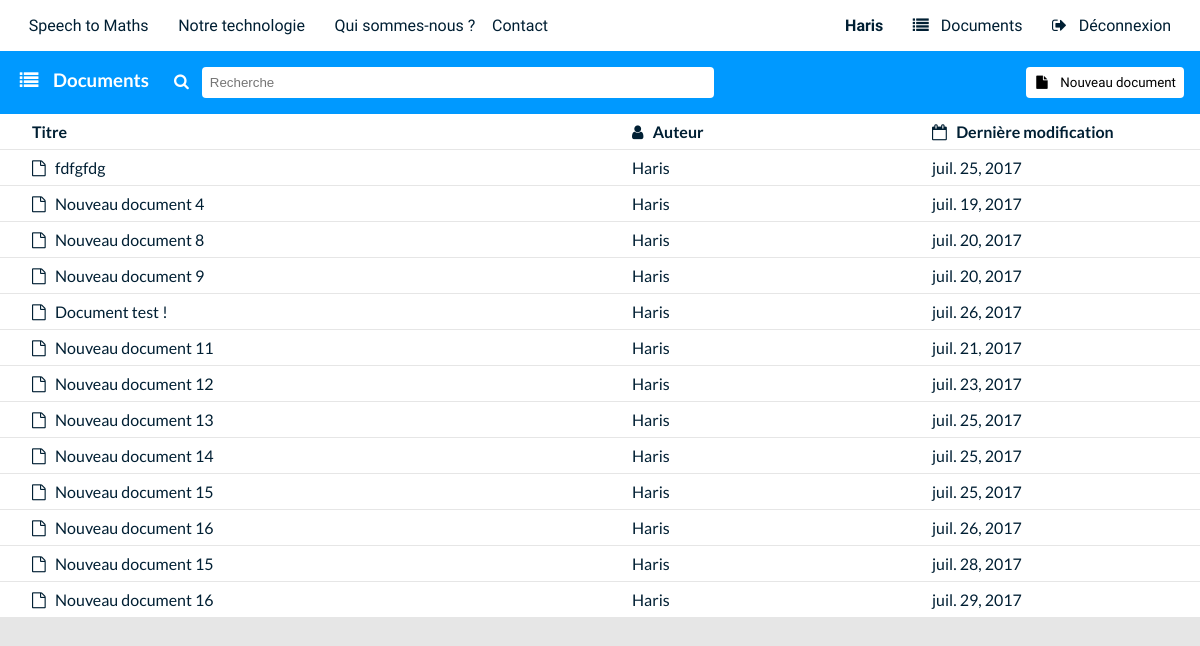
The page /documents (signed in) on the database as committed earlier.
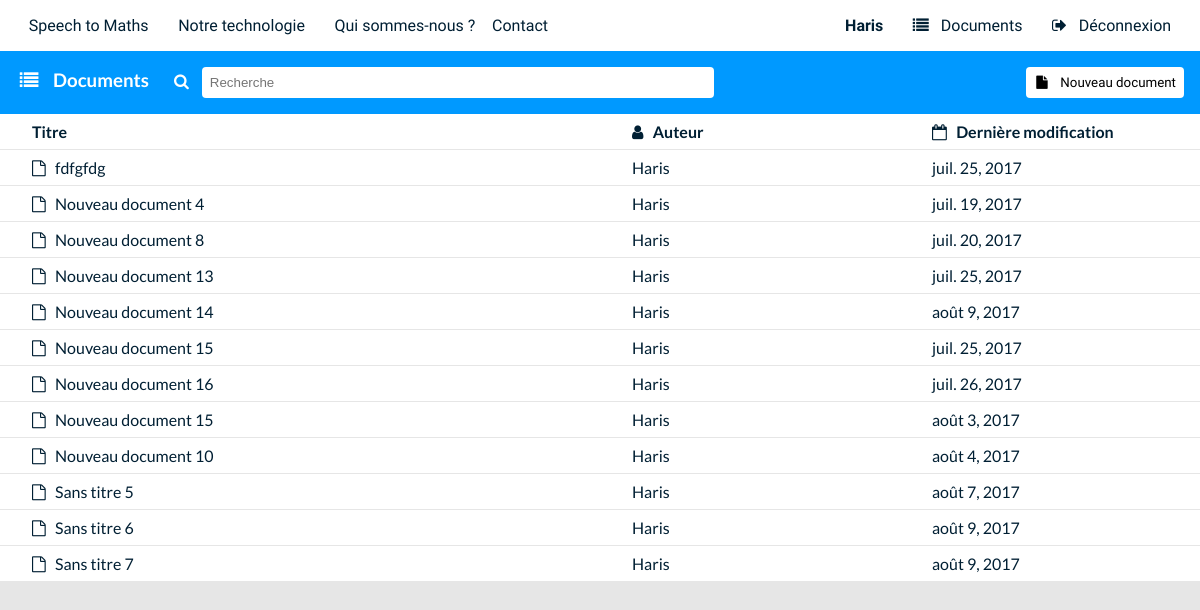
The same page on the database as committed later.
### interface/models.py (models this page shows, shortened)
class Document (models.Model):
    auteur = models.ForeignKey('Utilisateur')
    contenu = models.TextField()
    date_derniere_modification = models.DateField(auto_now=True)
    date_creation = models.DateField(auto_now_add=True)
    titre = models.CharField(max_length=2048)
    is_in_trash = models.BooleanField()

### interface/views.py (the view)
# urls.py: url(r'^documents$', views.documents, name='documents'),
@login_required
def documents(request):
    user = get_user(request)
    try:
        for n in request.POST['delete-value'].split(';'):
            doc = get_document(request, int(n))
            doc.is_in_trash = True
            doc.save()
    except Exception:
        pass
    docs = models.Document.objects.filter(auteur=user, is_in_trash=False)
    return render(request, 'documents.html', locals())

### interface/models.py (called while the page is built)
    def __str__(self):
        return self.username

### interface/views.py (called while the page is built)
def get_user(request):
    return models.Utilisateur.objects.get(username=request.user.username)

### templates/documents.html (shortened to what this page needs)
{% extends "base.html" %}
{% load static %}
{% block content %}
<div class = "top-bar">
	<h3>
		<i class="fa fa-list" aria-hidden="true"> </i> &nbsp;
		Documents
	</h3>
	<i class="fa fa-search" aria-hidden="true"></i>
	<input type = "search" name = "search_docs" placeholder = "Recherche" onkeypress="setTimeout(search, 0)">
	<span class = "to-the-right">
		<form action = "{% url "add_doc" %}">
			<button type="submit">
				<i class="fa fa-file" aria-hidden="true"></i> &nbsp;
				Nouveau document
			</button>
		</form>
	</span>
</div>
<div class = "top-bar-filler">
	<button type="submit">
	</button>
</div>
<table class = "docs-table">
{% if docs %}
	<tr>
		<th onclick = "classer(0)"> Titre &nbsp;</th>
		<th onclick = "classer(1)"> <i class="fa fa-user" aria-hidden="true"></i> &nbsp;  Auteur &nbsp; </th>
		<th onclick = "classer(2)"> <i class="fa fa-calendar-o" aria-hidden="true"></i> &nbsp; Dernière modification &nbsp; </th>
	</tr>
{% endif %}
{% for doc in docs %}
	<tr class = "_document" id = "{{ doc.id }}" onclick = "select({{ doc.id }});" ondblclick='window.open("{% url "document" doc.id %}", "_self")'>
		<td>
			<a href = "{% url "document" doc.id %}">
				<i class="fa fa-file-o" aria-hidden="true"></i> &nbsp;
				{{ doc.titre }}
			</a>
		</td>
		<td>
			{{ doc.auteur }}
		</td>
		<td>
			<time> {{ doc.date_derniere_modification }} </time>
	</tr>
{% empty %}
	<tr>
		<td>
			<i class="fa fa-info-circle" aria-hidden="true"> </i> &nbsp; Aucun document
		</td>
	</tr>
{% endfor %}
</table>
{% endblock %}

Rows that differ between the two databases and show on the page:
no longer on this page (row edited): Document: titre "Nouveau document 9", auteur "Haris", date_derniere_modification "juil. 20, 2017"
no longer on this page (row edited): Document: titre "Document test !", auteur "Haris", date_derniere_modification "juil. 26, 2017"
no longer on this page (row edited): Document: titre "Nouveau document 11", auteur "Haris", date_derniere_modification "juil. 21, 2017"
no longer on this page (row edited): Document: titre "Nouveau document 12", auteur "Haris", date_derniere_modification "juil. 23, 2017"
no longer on this page (row edited): Document: titre "Nouveau document 16", auteur "Haris", date_derniere_modification "juil. 29, 2017"
changed Document "Nouveau document 14": date_derniere_modification "juil. 25, 2017" → "août 9, 2017"
changed Document: date_derniere_modification "juil. 28, 2017" → "août 3, 2017"
added Document: titre "Nouveau document 10", auteur "Haris", date_derniere_modification "août 4, 2017"
added Document: titre "Sans titre 5", auteur "Haris", date_derniere_modification "août 7, 2017"
added Document: titre "Sans titre 6", auteur "Haris", date_derniere_modification "août 9, 2017"
added Document: titre "Sans titre 7", auteur "Haris", date_derniere_modification "août 9, 2017"
